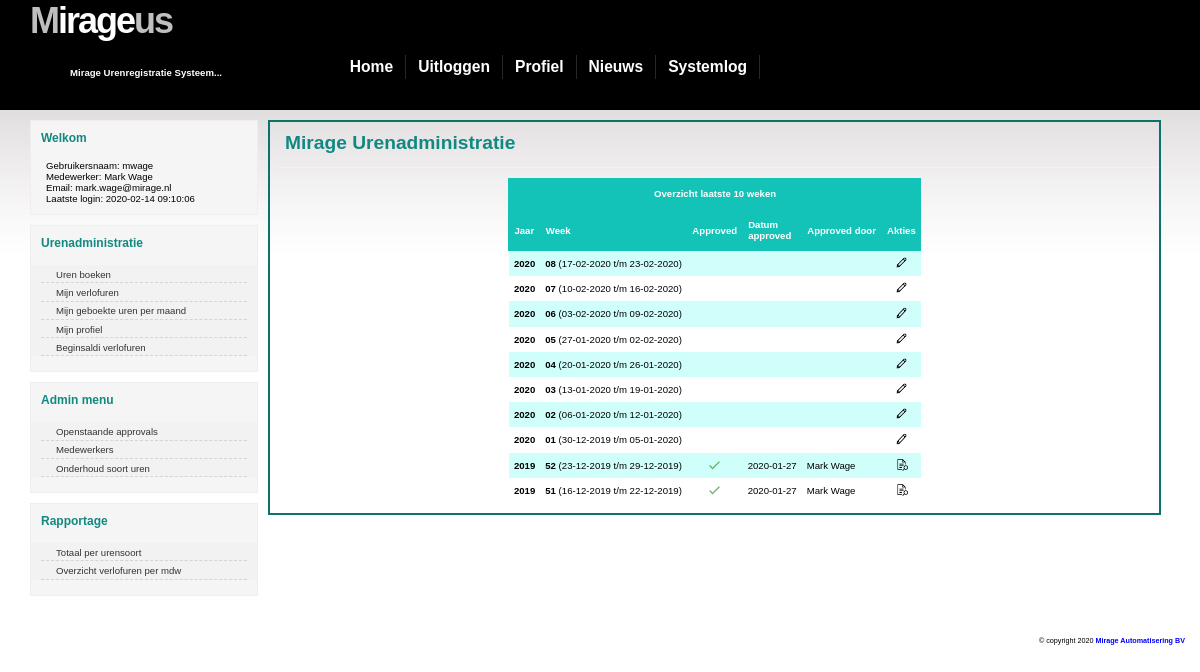
/index.php (signed in), run on the app's committed database.
### tables this page shows
CREATE TABLE `uren` (
  `ID` int(11) NOT NULL AUTO_INCREMENT,
  `jaar` int(4) NOT NULL,
  `maand` int(2) DEFAULT NULL,
  `week` int(2) unsigned NOT NULL,
  `dagnummer` tinyint(1) NOT NULL,
  `soortuur` char(8) NOT NULL,
  `datum` date NOT NULL,
  `uren` decimal(5,2) NOT NULL,
  `user` varchar(60) NOT NULL,
  `approved` tinyint(1) NOT NULL DEFAULT '0',
  `approveddatum` date DEFAULT NULL,
  `approvedbyuser` varchar(60) DEFAULT NULL,
  UNIQUE KEY `ID` (`ID`),
  KEY `datum` (`user`,`approvedbyuser`),
  KEY `soortuur` (`soortuur`),
  KEY `weeknummer` (`week`),
  KEY `user` (`user`)
);

CREATE TABLE `users` (
  `ID` int(11) NOT NULL AUTO_INCREMENT,
  `username` varchar(60) NOT NULL,
  `password` varchar(255) NOT NULL,
  `admin` tinyint(1) NOT NULL DEFAULT '0',
  `uren_invullen` tinyint(1) NOT NULL DEFAULT '1',
  `voornaam` varchar(24) NOT NULL,
  `tussenvoegsel` varchar(10) NOT NULL,
  `achternaam` varchar(60) NOT NULL,
  `emailadres` varchar(60) NOT NULL,
  `indienst` tinyint(1) NOT NULL DEFAULT '1',
  `lastloggedin` datetime NOT NULL DEFAULT '1970-01-01 00:00:00',
  `approvenallowed` tinyint(1) NOT NULL DEFAULT '0',
  `wrong_password_count` tinyint(1) NOT NULL DEFAULT '0',
  PRIMARY KEY (`ID`),
  UNIQUE KEY `username` (`username`),
  KEY `achternaam` (`achternaam`)
);

### function.php (called while the page is built, shortened)
<?php
function jaarWeek()
{
    global $mainWeek, $mainJaar;
    $datum = date("d-m-Y");
    for ($ix1 = 0; $ix1 < 10; $ix1 ++) {
        $dagen = - 7 * $ix1;
        $mainWeek[$ix1] = date("W", strtotime("+$dagen day " . $datum));
        $mainJaar[$ix1] = date("o", strtotime("+$dagen day " . $datum));
    }
}
function getStartAndEndDate($week, $year)
{
    $dto = new DateTime();
    $dto->setISODate($year, $week);
    $ret['week_start'] = $dto->format('d-m-Y');
    $dto->modify('+6 days');
    $ret['week_end'] = $dto->format('d-m-Y');
    return $ret;
}
?>

### index.php (the view, shortened to what this page needs)
<?php
include ("./config.php");
include ("./function.php");
include ("header.php");
?>
<div id="main">
<h1>Mirage Urenadministratie</h1>
<center>
<table>
<tr>
	<th colspan='7' style='text-align: center;'>Overzicht laatste 10 weken</th>
</tr>
<tr>
    <th>Jaar</th>
	<th>Week</th>
	<th>Approved</th>
	<th>Datum<br />approved</th>
	<th>Approved door</th>
	<th>Akties</th>
</tr>
<?php
for ($ix1 = 0; $ix1 < 10; $ix1 ++) {
    $sql_code = "SELECT *, SUM(uren) as toturen FROM uren
                 WHERE user='" . $_SESSION['username'] . "'
                 AND jaar='$mainJaar[$ix1]'
                 AND week='$mainWeek[$ix1]'
                 GROUP BY user, jaar, week
                 ORDER BY jaar desc , week desc , datum DESC LIMIT 10";
    if ($sql_out = mysqli_query($dbconn, $sql_code)) {
        if (mysqli_num_rows($sql_out) > 0) {
            $sql_row = mysqli_fetch_array($sql_out);
            $qry_jaar = $mainJaar[$ix1];
            $qry_week = $mainWeek[$ix1];
            $qry_approved = $sql_row['approved'];
            $qry_approveddatum = $sql_row['approveddatum'];
            $qry_approvedbyuser = $sql_row['approvedbyuser'];
            $sql_code_name = "SELECT voornaam, tussenvoegsel, achternaam FROM users
                             WHERE username='$qry_approvedbyuser'";
            if ($sql_out_name = mysqli_query($dbconn, $sql_code_name)) {
                if (mysqli_num_rows($sql_out_name) > 0) {
                    $sql_row_name = mysqli_fetch_array($sql_out_name);
                    $qry_naam_approver = $sql_row_name['voornaam'] . " " . $sql_row_name['tussenvoegsel'] . " " . $sql_row_name['achternaam'];
                } else {
                    $qry_naam_approver = "";
                }
            }
        } else {
            $qry_jaar = $mainJaar[$ix1];
            $qry_week = $mainWeek[$ix1];
            $qry_approved = ' ';
            $qry_approveddatum = ' ';
            $qry_naam_approver = ' ';
        }
        $week_array = getStartAndEndDate($mainWeek[$ix1], $mainJaar[$ix1]);
        echo '<tr class="colored">';
        echo '<td style="text-align:center;"><b>' . $qry_jaar . '</b></td>';
        echo "<td style='text-align:center;'><b>{$qry_week}</b> ({$week_array['week_start']} t/m {$week_array['week_end']})</td>";
        if ($qry_approved == 1) {
            echo '<td style="text-align:center;"><img class="button" src="./img/icons/checkmark-32.png" alt="1" title="is approved" /></td>';
        } else {
            echo '<td style="text-align:center;"></td>';
        }
        echo "<td>$qry_approveddatum</td>";
        echo "<td>$qry_naam_approver</td>";
        if ($qry_approved == 1) {
            echo '<td><center><a href="uren.php?edtweek=' . $qry_jaar . "-W" . $qry_week . '"><img class="button" src="./img/icons/view-48.png" alt="Toon uren van deze week" title="Toon uren van deze week" /></a></center></td>';
        } else {
            echo '<td><center><a href="uren.php?edtweek=' . $qry_jaar . "-W" . $qry_week . '"><img class="button" src="./img/icons/edit-48.png" alt="Toon uren van deze week" title="Toon uren van deze week" /></a></center></td>';
        }
        echo '</tr>';
    } else {
        writelog("index", "ERROR", "De select query is fout gegaan - " . mysqli_error($dbconn));
        exit($MSGDB001E);
    }
}
echo "</table>";
include ("footer.php");
?>

### css/style.css (style rules this page uses)
* { padding: 0; margin: 0; }
body { top: 0; bottom: 0; left: 0; right: 0; margin: 0; padding: 0; font: normal 0.8vw verdana, arial, sans-serif; color: black; background: #FFF url(../img/bg.jpg) repeat-x; }
a { background: inherit; color: #72A545; text-decoration: none; }
h1, h2, h3 { font: bold verdana, arial, sans-serif; color: #118981; }
h1 { font-size: 1.6vw; padding-bottom: 0.5vw; }
p, h1, h2, h3 { margin: 10px 15px; }
img { border: 0px; width: 16px; height: 16px; }
table { border-collapse: collapse; margin: 10px 15px; }
th { background: #13C3B7; height: 1.33vh; padding-left: 5px; padding-right: 5px; padding-top: 10px; padding-bottom: 10px; color: white; text-align: left; border-left: 1px solid #13C3B7; }
tr.colored:nth-child(odd) { background-color: #d0fffb; }
tr.colored:nth-child(even) { background-color: white; }
td { padding: 5px 5px 5px 5px; }
img.button { width: 1.1vw; height: 1.1vw; }
#main { float: left; width: 78%; margin: 0 0 10px 0; padding: 0; border: 2px solid; border-color: #0c726b; }
#main h1 { padding: 10px 0px 13px 5px; margin: 0 0 0 10px; border-bottom: 1px solid #f2f2f2; font: bold 1.6vw verdana, arial, sans-serif; }

### css/calendar.css (style rules this page uses)
a { color: #0000FF; text-decoration: none; }
img { border: 0px; width: 24px; height: 24px; }

### data on the page
uren: jaar "2020", qry_week "06", jaar "03-02-2020", jaar "09-02-2020", approved 0 (drawn)
uren: approved 1 (drawn), approveddatum "2020-01-27"
users: qry_naam_approver "Mark Wage"
uren: approved 1 (drawn), approveddatum "2020-01-27"

### other printed values
$_SESSION['username'] "mwage"
$_SESSION['voornaam'] "Mark"
$_SESSION['achternaam'] "Wage"
$_SESSION['emailadres'] "mark.wage@mirage.nl"
$_SESSION['lastloggedin'] "2020-02-14 09:10:06"
$qry_jaar "2020"
$qry_week "08"
$week_array['week_start'] "17-02-2020"
$week_array['week_end'] "23-02-2020"
$qry_week "07"
$week_array['week_start'] "10-02-2020"
$week_array['week_end'] "16-02-2020"
$qry_week "05"
$week_array['week_start'] "27-01-2020"
$week_array['week_end'] "02-02-2020"
